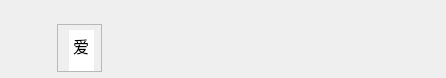
<?xml version="1.0" encoding="UTF-8"?>
<ui version="4.0">
 <class>ItemWidgetTextLeft</class>
 <widget class="QWidget" name="ItemWidgetTextLeft">
  <property name="geometry">
   <rect>
    <x>0</x>
    <y>0</y>
    <width>446</width>
    <height>78</height>
   </rect>
  </property>
  <property name="windowTitle">
   <string>ItemWidgetTextLeft</string>
  </property>
  <property name="styleSheet">
   <string notr="true">
#textBrowser
{	
	border-image: url(:/image/resource/气泡 copy.png);
 	border-top-width:10px;
    border-bottom-width: 5px;

    border-left-width: 12px;
 	border-right-width: 8px;
}

#textBrowser[pressed=&quot;true&quot;]
{	
	border-image: url(:/image/resource/气泡 右键点选.png);
 	border-top-width:10px;
    border-bottom-width: 5px;

    border-left-width: 12px;
 	border-right-width: 8px;
}

#labelName
{
	color: rgb(144, 144, 144);
}</string>
  </property>
  <layout class="QVBoxLayout" name="verticalLayout_2">
   <property name="spacing">
    <number>2</number>
   </property>
   <property name="topMargin">
    <number>2</number>
   </property>
   <property name="bottomMargin">
    <number>2</number>
   </property>
   <item>
    <widget class="QLabel" name="labelName">
     <property name="font">
      <font>
       <family>微软雅黑</family>
      </font>
     </property>
     <property name="text">
      <string/>
     </property>
     <property name="indent">
      <number>50</number>
     </property>
    </widget>
   </item>
   <item>
    <layout class="QHBoxLayout" name="horizontalLayout">
     <item>
      <layout class="QVBoxLayout" name="verticalLayout">
       <property name="spacing">
        <number>0</number>
       </property>
       <item>
        <widget class="JChat::Label" name="label">
         <property name="minimumSize">
          <size>
           <width>40</width>
           <height>40</height>
          </size>
         </property>
         <property name="maximumSize">
          <size>
           <width>40</width>
           <height>40</height>
          </size>
         </property>
         <property name="text">
          <string/>
         </property>
         <property name="pixmap">
          <pixmap resource="Resource.qrc">:/image/resource/头像60px.png</pixmap>
         </property>
         <property name="scaledContents">
          <bool>true</bool>
         </property>
        </widget>
       </item>
       <item>
        <spacer name="verticalSpacer">
         <property name="orientation">
          <enum>Qt::Vertical</enum>
         </property>
         <property name="sizeType">
          <enum>QSizePolicy::MinimumExpanding</enum>
         </property>
         <property name="sizeHint" stdset="0">
          <size>
           <width>40</width>
           <height>5</height>
          </size>
         </property>
        </spacer>
       </item>
      </layout>
     </item>
     <item>
      <widget class="QTextBrowser" name="textBrowser">
       <property name="minimumSize">
        <size>
         <width>45</width>
         <height>5</height>
        </size>
       </property>
       <property name="font">
        <font>
         <family>微软雅黑</family>
         <pointsize>10</pointsize>
        </font>
       </property>
       <property name="styleSheet">
        <string notr="true">QTextEdit
{
	padding:-4px 0px -4px 0px;
	margin:4px 0px 4px 0px;
}</string>
       </property>
       <property name="verticalScrollBarPolicy">
        <enum>Qt::ScrollBarAlwaysOff</enum>
       </property>
       <property name="horizontalScrollBarPolicy">
        <enum>Qt::ScrollBarAlwaysOff</enum>
       </property>
       <property name="html">
        <string>&lt;!DOCTYPE HTML PUBLIC &quot;-//W3C//DTD HTML 4.0//EN&quot; &quot;http://www.w3.org/TR/REC-html40/strict.dtd&quot;&gt;
&lt;html&gt;&lt;head&gt;&lt;meta name=&quot;qrichtext&quot; content=&quot;1&quot; /&gt;&lt;style type=&quot;text/css&quot;&gt;
p, li { white-space: pre-wrap; }
&lt;/style&gt;&lt;/head&gt;&lt;body style=&quot; font-family:'微软雅黑'; font-size:10pt; font-weight:400; font-style:normal;&quot;&gt;
&lt;p style=&quot; margin-top:0px; margin-bottom:0px; margin-left:0px; margin-right:0px; -qt-block-indent:0; text-indent:0px;&quot;&gt;&lt;span style=&quot; font-size:12pt;&quot;&gt;爱&lt;/span&gt;&lt;/p&gt;&lt;/body&gt;&lt;/html&gt;</string>
       </property>
      </widget>
     </item>
     <item>
      <layout class="QVBoxLayout" name="verticalLayout_3">
       <property name="spacing">
        <number>1</number>
       </property>
       <property name="leftMargin">
        <number>10</number>
       </property>
       <property name="topMargin">
        <number>5</number>
       </property>
       <property name="rightMargin">
        <number>10</number>
       </property>
       <item>
        <spacer name="verticalSpacer_3">
         <property name="orientation">
          <enum>Qt::Vertical</enum>
         </property>
         <property name="sizeHint" stdset="0">
          <size>
           <width>20</width>
           <height>40</height>
          </size>
         </property>
        </spacer>
       </item>
       <item>
        <layout class="QHBoxLayout" name="horizontalLayout_2">
         <item>
          <widget class="QLabel" name="labelStatus">
           <property name="minimumSize">
            <size>
             <width>25</width>
             <height>25</height>
            </size>
           </property>
           <property name="maximumSize">
            <size>
             <width>25</width>
             <height>25</height>
            </size>
           </property>
           <property name="text">
            <string/>
           </property>
           <property name="scaledContents">
            <bool>true</bool>
           </property>
           <property name="alignment">
            <set>Qt::AlignCenter</set>
           </property>
          </widget>
         </item>
         <item>
          <spacer name="horizontalSpacer_2">
           <property name="orientation">
            <enum>Qt::Horizontal</enum>
           </property>
           <property name="sizeType">
            <enum>QSizePolicy::MinimumExpanding</enum>
           </property>
           <property name="sizeHint" stdset="0">
            <size>
             <width>40</width>
             <height>20</height>
            </size>
           </property>
          </spacer>
         </item>
        </layout>
       </item>
       <item>
        <spacer name="verticalSpacer_2">
         <property name="orientation">
          <enum>Qt::Vertical</enum>
         </property>
         <property name="sizeHint" stdset="0">
          <size>
           <width>20</width>
           <height>40</height>
          </size>
         </property>
        </spacer>
       </item>
       <item>
        <widget class="QLabel" name="labelUnread">
         <property name="font">
          <font>
           <family>微软雅黑</family>
          </font>
         </property>
         <property name="text">
          <string/>
         </property>
         <property name="alignment">
          <set>Qt::AlignRight|Qt::AlignTrailing|Qt::AlignVCenter</set>
         </property>
        </widget>
       </item>
      </layout>
     </item>
     <item>
      <spacer name="horizontalSpacer">
       <property name="orientation">
        <enum>Qt::Horizontal</enum>
       </property>
       <property name="sizeHint" stdset="0">
        <size>
         <width>9999</width>
         <height>20</height>
        </size>
       </property>
      </spacer>
     </item>
    </layout>
   </item>
  </layout>
 </widget>
 <layoutdefault spacing="6" margin="11"/>
 <customwidgets>
  <customwidget>
   <class>JChat::Label</class>
   <extends>QLabel</extends>
   <header>Label.h</header>
  </customwidget>
 </customwidgets>
 <resources>
  <include location="Resource.qrc"/>
 </resources>
 <connections/>
</ui>
